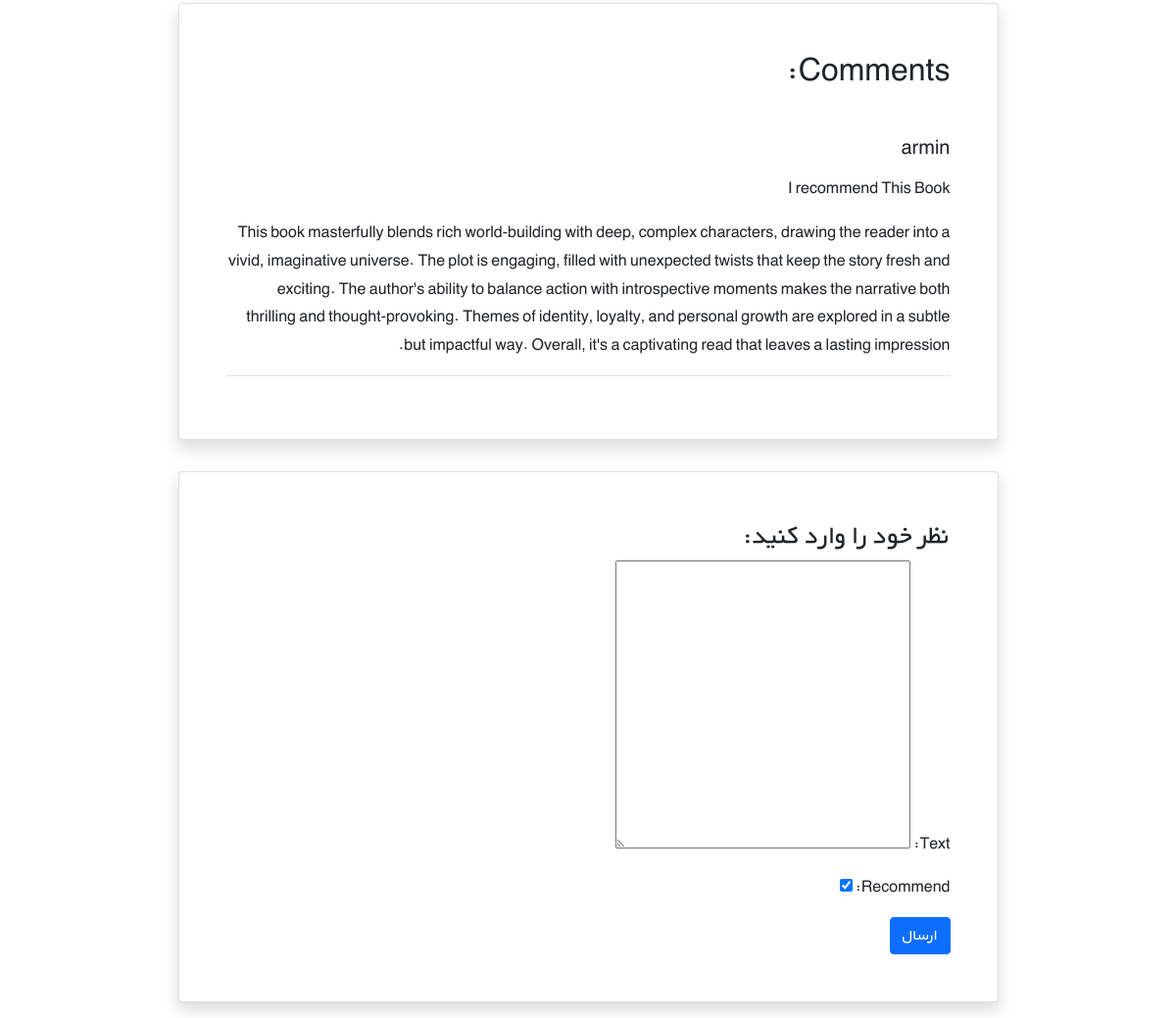
The app's page /books/1/ (signed in, lower part), older data.
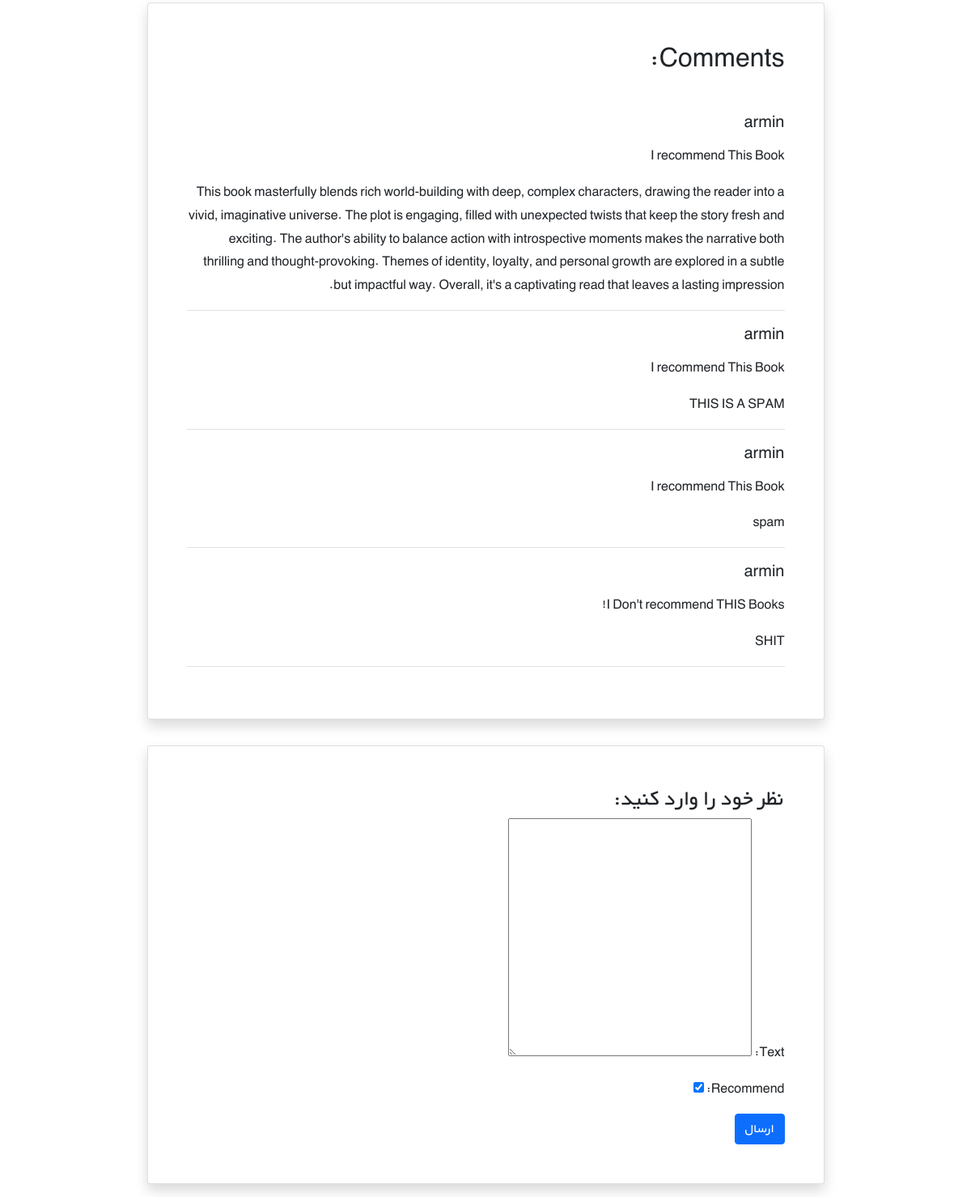
The same page, newer data.
### books/models.py (models this page shows, shortened)
class Comment(models.Model):
    user = models.ForeignKey(get_user_model() , on_delete=models.CASCADE)
    text = models.TextField()
    datetime_created = models.DateTimeField(auto_now_add=True)
    book = models.ForeignKey(Book, on_delete=models.CASCADE, related_name='comments')
    is_active = models.BooleanField(default=True)
    recommend = models.BooleanField(default=True)

### accounts/models.py (models this page shows)
class CustomUser(AbstractUser): #null--->Db      #blank-->Form
    age = models.PositiveIntegerField(null=True , blank=True)

### books/views.py (the view)
# urls.py: path('<int:pk>/', book_detail_view , name = 'book_detail'),
@login_required
def book_detail_view(request,pk):
    book = get_object_or_404(Book , pk=pk)
    book_comments = book.comments.all()
    if request.method == 'POST':
        comment_form = CommentForm(request.POST)
        if comment_form.is_valid():
            new_comment = comment_form.save(commit=False)
            new_comment.book = book
            new_comment.user = request.user
            new_comment.save()
            comment_form = CommentForm()
    else:
        comment_form = CommentForm()
    return render(request , 'books/book_detail.html' , {'book':book ,
                                                        'comments':book_comments ,
                                                        'comment_form':comment_form},)

### books/forms.py
class CommentForm(forms.ModelForm):
    class Meta:
        model = Comment
        fields = ('text','recommend',)

### books/templates/books/book_detail.html (shortened to what this page needs)
{% extends '_base.html' %}
{% load crispy_forms_tags %}
{%load book_tags  %}
{% block content %}
    <<div class="container mt-5" dir="rtl">
    <div class="">
        <div class="">
            <div class="d-flex justify-content-center">
                <div class="card shadow my-3 p-5 w-sm-75 w-100">
                    <h2 class="mb-5">Comments:</h2>
                    {% for comment in comments %}
                        <div class="border-bottom mb-3">
                            <h5 class="mb-3"> {{ comment.user.username }}</h5>
                            {% if comment.recommend %}
                            <p>I recommend This Book </p>
                            {% else %}
                                <p>I Don't recommend THIS Books! </p>
                            {% endif %}
                            <p>{{ comment.text|linebreaks }}</p>
                        </div>
                    {% endfor %}
                </div>
            </div>
            <div class="d-flex justify-content-center">
                <div class="card shadow my-3 p-5 w-sm-75 w-100">
                    <h3>نظر خود را وارد کنید:</h3>
                    <form method="POST">
                        {{ comment_form.as_p }}
                        <button type="submit" class="btn btn-primary" >ارسال</button>
                    </form>
                </div>
            </div>
        </div>
    </div>
</div>
{% endblock %}

### templates/_base.html (shortened to what this page needs)
{% load static %}
<!DOCTYPE html>
<html lang="en">
<link href="https://cdn.jsdelivr.net/npm/bootstrap@5.1.3/dist/css/bootstrap.min.css" rel="stylesheet"
>
<head>
    <link href="https://cdn.jsdelivr.net/npm/bootstrap@5.1.3/dist/css/bootstrap.min.css" rel="stylesheet"
>
    <link rel="stylesheet" href="{% static 'css/style.css' %}">
</head>
<body>
    {% block content %}
    {% endblock %}
</body>
</html>

### static/css/style.css (style rules this page uses)
* { font-family: 'BYekan', sans-serif; line-height: 1.8rem; }
@media (min-width: 576px) { .w-sm-75 { width: 75%!important; } }

Row changes from the older to the newer data that the page shows:
added Comment: user.username "armin", recommend "I recommend This Book", text "THIS IS A SPAM"
added Comment: user.username "armin", recommend "I recommend This Book", text "spam"
added Comment: user.username "armin", recommend "I Don't recommend THIS Books!", text "SHIT"
